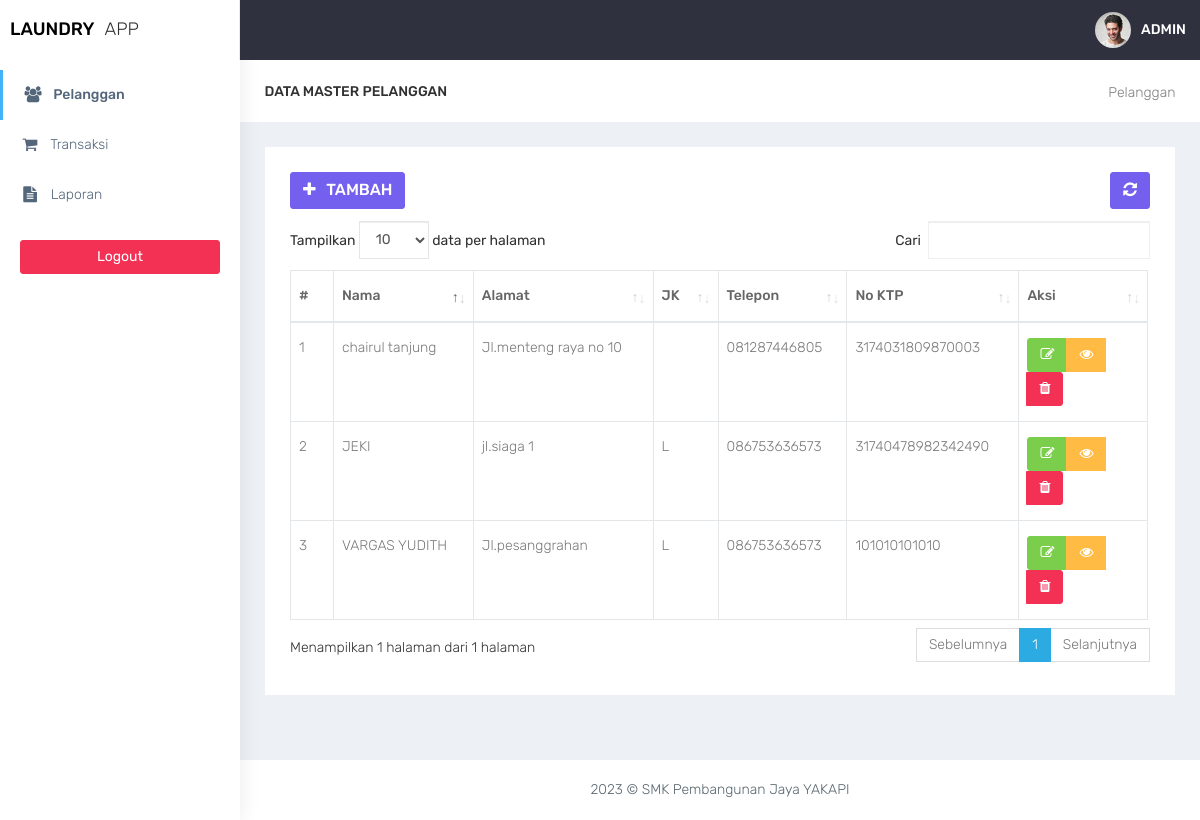
Screenshot of /kasir/pelanggan.php (signed in) with the database file from the repository.
### tables this page shows
CREATE TABLE `member` (
  `id_member` int(11) NOT NULL,
  `nama_member` varchar(100) DEFAULT NULL,
  `alamat_member` text DEFAULT NULL,
  `jenis_kelamin` enum('L','P') DEFAULT NULL,
  `telp_member` varchar(15) DEFAULT NULL,
  `no_ktp` varchar(30) DEFAULT NULL
);

### kasir/functions.php (called while the page is built, shortened)
<?php
function ambildata($conn,$query){
$data = mysqli_query($conn,$query);
if (mysqli_num_rows($data)>0){
while($row = mysqli_fetch_assoc($data)){
    $hasil[] = $row;
}
 return $hasil;
  }
}
?>

### kasir/pelanggan.php (the view, shortened to what this page needs)
<?php
require 'functions.php';
$query = "SELECT * FROM member ";
$data = ambildata($conn,$query)
?>
<!DOCTYPE html>
<html lang="en">
<head>
    <link href="../assets/bootstrap/dist/css/bootstrap.min.css" rel="stylesheet">
    <link href="../assets/plugins/bower_components/sidebar-nav/dist/sidebar-nav.min.css" rel="stylesheet">
    <link href="../assets/plugins/bower_components/toast-master/css/jquery.toast.css" rel="stylesheet">
    <link href="../assets/plugins/bower_components/morrisjs/morris.css" rel="stylesheet">
    <link href="../assets/plugins/bower_components/chartist-js/dist/chartist.min.css" rel="stylesheet">
    <link href="../assets/plugins/bower_components/chartist-plugin-tooltip-master/dist/chartist-plugin-tooltip.css" rel="stylesheet">
    <link href="../assets/css/animate.css" rel="stylesheet">
    <link href="../assets/css/style.css" rel="stylesheet">
    <link href="../assets/css/colors/default.css" id="theme" rel="stylesheet">
    <link rel="stylesheet" type="text/css" href="../assets/DataTables/datatables.min.css"/>
</head>
<body class="fix-header">
    <div id="wrapper">
        <nav class="navbar navbar-default navbar-static-top m-b-0">
            <div class="navbar-header">
                <div class="top-left-part">
                    <a class="logo" href="index.php">
                        <b style="color:black">
                            LAUNDRY
                        </b>
                        <span class="hidden-xs text-dark">
                            APP
                        </span>
                    </a>
                </div>
                <ul class="nav navbar-top-links navbar-right pull-right">
                    <li>
                        <a class="profile-pic" href="#"> <img src="../assets/plugins/images/users/varun.jpg" alt="user-img" width="36" class="img-circle"><b class="hidden-xs">ADMIN</b></a>
                    </li>
                </ul>
            </div>
        </nav>
        <div class="navbar-default sidebar" role="navigation">
            <div class="sidebar-nav slimscrollsidebar">
                <div class="sidebar-head">
                    <h3><span class="fa-fw open-close"><i class="ti-close ti-menu"></i></span> <span class="hide-menu">Navigation</span></h3>
                </div>
                <ul class="nav" id="side-menu">
                    <li style="padding: 70px 0 0;">
                    <li>
                        <a href="pelanggan.php" class="waves-effect active"><i class="fa fa-users fa-fw" aria-hidden="true"></i> Pelanggan</a>
                    </li>
                    <li>
                        <a href="transaksi.php" class="waves-effect"><i class="fa fa-shopping-cart fa-fw" aria-hidden="true"></i> Transaksi</a>
                    </li>
                    <li>
                        <a href="laporan.php" class="waves-effect "><i class="fa fa-file-text fa-fw" aria-hidden="true"></i> Laporan</a>
                    </li>
                </ul>
                <div class="center p-20">
                     <a href="logout.php" class="btn btn-danger btn-block waves-effect waves-light">Logout</a>
                 </div>
            </div>
        </div>
        <div id="page-wrapper">
<div class="container-fluid">
    <div class="row bg-title">
        <div class="col-lg-3 col-md-4 col-sm-4 col-xs-12">
            <h4 class="page-title">Data Master Pelanggan</h4> </div>
        <div class="col-lg-9 col-sm-8 col-md-8 col-xs-12">
            <ol class="breadcrumb">
                <li><a href="#">Pelanggan</a></li>
            </ol>
        </div>
    </div>
    <div class="row">
        <div class="col-md-12 col-lg-12 col-sm-12 col-xs-12">
            <div class="white-box">
                <div class="row">
                    <div class="col-md-6">
                        <a href="pelanggan_tambah.php" class="btn btn-primary box-title"><i class="fa fa-plus fa-fw"></i> Tambah</a>
                    </div>
                    <div class="col-md-6 text-right">
                        <button id="btn-refresh" class="btn btn-primary box-title text-right" title="Refresh Data"><i class="fa fa-refresh" id="ic-refresh"></i></button>
                    </div>
                </div>
                <div class="table-responsive">
                    <table class="table table-bordered thead-dark" id="table">
                        <thead class="thead-dark">
                            <tr>
                                <th width="5%">#</th>
                                <th>Nama</th>
                                <th>Alamat</th>
                                <th>JK</th>
                                <th>Telepon</th>
                                <th>No KTP</th>
                                <th width="15%">Aksi</th>
                            </tr>
                            </thead>
                            <tbody>
                            <?php $no = 1; foreach ($data as $member): ?>
<tr>
    <td><?= $no; ?></td>
    <td><?= $member['nama_member']; ?></td>
    <td><?= $member['alamat_member']; ?></td>
    <td><?= $member['jenis_kelamin']; ?></td>
    <td><?= $member['telp_member']; ?></td>
    <td><?= $member['no_ktp']; ?></td>
    <td align="center">
        <div class="btn-group" role="group" aria-label="Basic example">
            <a href="pelanggan_edit.php?id=<?= htmlspecialchars($member['id_member']);?>" data-toggle="tooltip" data-placement="bottom" title="Edit" class="btn btn-success"><i class="fa fa-edit"></i></a>
            <a href="#" data-toggle="tooltip" data-placement="bottom" title="Detail" class="btn btn-warning"><i class="fa fa-eye"></i></a>
            <a href="pelanggan_hapus.php?id=<?= htmlspecialchars($member['id_member']);?>" onclick="return confirm('Yakin hapus data ? ');" data-toggle="tooltip" data-placement="bottom" title="Hapus" class="btn btn-danger"><i class="fa fa-trash"></i></a>
        </div>
    </td>
</tr>
<?php $no++; endforeach; ?>
     </tbody>
                    </table>
                </div>
            </div>
        </div>
    </div>
</div>
<footer class="footer text-center"> 2023 &copy; SMK Pembangunan Jaya YAKAPI </footer>
        </div>
    </div>
    <br />
</body>
</html>

### assets/css/colors/default.css (style rules this page uses)
body { background: #fff; }
.top-left-part { background: #fff; }
.navbar-header { background: #2f323e; }
.navbar-top-links > li > a { color: #ffffff; }
.sidebar .sidebar-head { background: #ffffff; }
.sidebar .sidebar-head h3 { color: #686868; }
.sidebar { background: #fff; box-shadow: 1px 0px 20px rgba(0, 0, 0, 0.08); }
#side-menu li a { color: #54667a; }
#side-menu li a { color: #54667a; border-left: 0px solid #fff; }
#side-menu > li > a { border-left: 3px solid transperant; }
#side-menu > li > a.active { background: transperant; color: #54667a; border-left: 3px solid #41b3f9; font-weight: 500; }

### rows the page displays
member: nama_member "chairul tanjung", alamat_member "Jl.menteng raya no 10", telp_member "081287446805", no_ktp "3174031809870003"
member: nama_member "JEKI", alamat_member "jl.siaga 1", jenis_kelamin "L", telp_member "086753636573", no_ktp "31740478982342490"
member: nama_member "VARGAS YUDITH", alamat_member "Jl.pesanggrahan", jenis_kelamin "L", telp_member "086753636573", no_ktp "101010101010"
